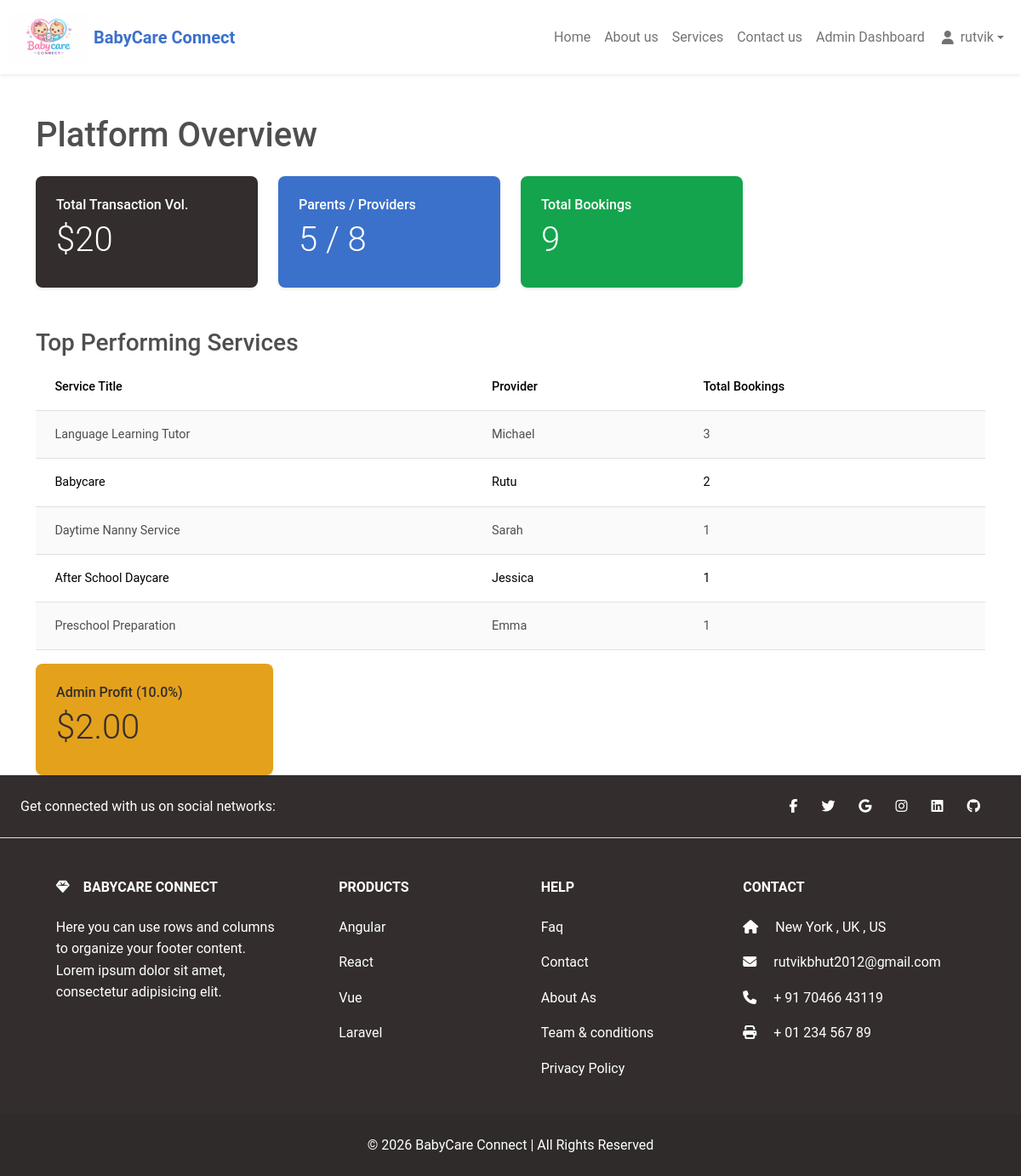
The page /admin-stats/ (signed in) on the database its author committed.
### babycareapp/models.py (models this page shows, shortened)
class User(AbstractUser):
    IS_PARENT = 'parent'
    IS_PROVIDER = 'provider'
    IS_ADMIN = 'admin'
    ROLE_CHOICES = [
        (IS_PARENT, 'Parent'),
        (IS_PROVIDER, 'Childcare Provider'),
        (IS_ADMIN, 'Admin'),
    ]
    email = models.EmailField(unique=True)
    role = models.CharField(max_length=10, choices=ROLE_CHOICES, default=IS_PARENT)
    phone_number = models.CharField(max_length=15, blank=True)
    address = models.TextField(blank=True)
    last_activity = models.DateTimeField(null=True, blank=True)
    is_typing = models.BooleanField(default=False)
    typing_to = models.IntegerField(null=True, blank=True)
    USERNAME_FIELD = 'email'
    REQUIRED_FIELDS = ['username']

class Service(models.Model):
    provider = models.ForeignKey(
        settings.AUTH_USER_MODEL,
        on_delete=models.CASCADE,
        limit_choices_to={'role': 'provider'}
    )
    image = models.ImageField(upload_to='service_images/', null=True, blank=True)
    title = models.CharField(max_length=200) # e.g., "Full-time Nanny"
    description = models.TextField(blank=True, null=True)
    hourly_rate = models.DecimalField(max_digits=10, decimal_places=2)
    location = models.CharField(max_length=255)
    is_available = models.BooleanField(default=True)
    created_at = models.DateTimeField(auto_now_add=True)

### babycareapp/views.py (the view)
# urls.py: path('admin-stats/', views.admin_dashboard, name='admin_dashboard'),
@user_passes_test(lambda u: hasattr(u, 'role') and u.role == 'admin')
def admin_dashboard(request):
    total_parents = User.objects.filter(role='parent').count()
    total_providers = User.objects.filter(role='provider').count()
    total_admins = User.objects.filter(role='admin').count()
    total_bookings = Booking.objects.count()
    pending_bookings = Booking.objects.filter(status='pending').count()
    confirmed_bookings = Booking.objects.filter(status='confirmed').count()
    paid_bookings = Booking.objects.filter(status='paid').count()
    total_revenue = Booking.objects.filter(status='paid').aggregate(
        total=Sum('service__hourly_rate')
    )['total'] or 0
    top_services = Service.objects.annotate(
        num_bookings=Count('booking')
    ).order_by('-num_bookings')[:5]
    total_volume = Booking.objects.filter(status='paid').aggregate(
        total=Sum('service__hourly_rate')
    )['total'] or 0
    commission_rate = 0.10
    total_profit = float(total_volume) * commission_rate
    return render(request, 'babycareapp/admin_dashboard.html', {
        'total_parents': total_parents,
        'total_providers': total_providers,
        'total_admins': total_admins,
        'total_bookings': total_bookings,
        'pending_bookings': pending_bookings,
        'confirmed_bookings': confirmed_bookings,
        'paid_bookings': paid_bookings,
        'total_revenue': total_revenue,
        'top_services': top_services,
        'total_volume': total_volume,
        'total_profit': total_profit,
        'commission_percent': commission_rate * 100
    })

### babycareapp/context_processors.py (called while the page is built)
def unread_messages(request):
    if request.user.is_authenticated:
        count = Message.objects.filter(receiver=request.user, is_read=False).count()
        return {'unread_count': count}
    return {'unread_count': 0}

### babycareapp/templates/babycareapp/admin_dashboard.html (shortened to what this page needs)
{% extends "babycareapp/nav.html" %}
{% block content %}
<!DOCTYPE html>
<html lang="en">
<head>
</head>
<body>
    <div class="container mt-5">
    <h1 class="mb-4">Platform Overview</h1>
    <div class="row g-4">
        <div class="col-md-3">
            <div class="card bg-dark text-white shadow-sm">
                <div class="card-body">
                    <h6>Total Transaction Vol.</h6>
                    <h2 class="display-6">${{ total_revenue }}</h2>
                </div>
            </div>
        </div>
        <div class="col-md-3">
            <div class="card bg-primary text-white shadow-sm">
                <div class="card-body">
                    <h6>Parents / Providers</h6>
                    <h2 class="display-6">{{ total_parents }} / {{ total_providers }}</h2>
                </div>
            </div>
        </div>
        <div class="col-md-3">
            <div class="card bg-success text-white shadow-sm">
                <div class="card-body">
                    <h6>Total Bookings</h6>
                    <h2 class="display-6">{{ total_bookings }}</h2>
                </div>
            </div>
        </div>
    </div>
    <div class="mt-5">
        <h3>Top Performing Services</h3>
        <table class="table table-striped">
            <thead>
                <tr>
                    <th>Service Title</th>
                    <th>Provider</th>
                    <th>Total Bookings</th>
                </tr>
            </thead>
            <tbody>
                {% for service in top_services %}
                <tr>
                    <td>{{ service.title }}</td>
                    <td>{{ service.provider.first_name }}</td>
                    <td>{{ service.num_bookings }}</td>
                </tr>
                {% endfor %}
            </tbody>
        </table>
    </div>
    <div class="col-md-3">
    <div class="card bg-warning text-dark shadow-sm">
        <div class="card-body">
            <h6>Admin Profit ({{ commission_percent }}%)</h6>
            <h2 class="display-6">${{ total_profit|floatformat:2 }}</h2>
        </div>
    </div>
</div>
</div>
</body>
</html>
{% endblock content %}

### babycareapp/templates/babycareapp/nav.html (shortened to what this page needs)
{% load static %}
<!DOCTYPE html>
<html lang="en">
<head>
    <link href="https://cdn.jsdelivr.net/npm/bootstrap@5.3.2/dist/css/bootstrap.min.css" rel="stylesheet">
    <link rel="stylesheet" href="path/to/font-awesome/css/font-awesome.min.css">
     <link rel="stylesheet" href="https://cdnjs.cloudflare.com/ajax/libs/font-awesome/4.7.0/css/font-awesome.min.css">
      <link rel="stylesheet" href="https://cdnjs.cloudflare.com/ajax/libs/font-awesome/6.5.1/css/all.min.css">
      <link rel="stylesheet"
      href="https://cdnjs.cloudflare.com/ajax/libs/font-awesome/6.5.1/css/all.min.css">
        <link
  href="https://cdnjs.cloudflare.com/ajax/libs/mdb-ui-kit/6.4.2/mdb.min.css"
  rel="stylesheet"
/>
</head>
<body>
<nav class="navbar navbar-expand-lg navbar-light bg-white sticky-top shadow-sm">
    <div class="container-fluid">
        <a class="navbar-brand d-flex align-items-center" href="{% url 'home' %}">
            <img src="{% static 'images/logo.png' %}" alt="BabyCare Connect Logo" height="60" class="d-inline-block align-top me-2">
            <span class="fw-bold text-primary d-none d-sm-block">BabyCare Connect</span>
        </a>
        <div class="collapse navbar-collapse" id="navMenu">
            <ul class="navbar-nav ms-auto">
                {% if request.resolver_match.url_name == 'home' or request.resolver_match.url_name == 'user_profile' %}
                <li class="nav-item"><a class="nav-link active disabled" href="#">Home</a></li>
                <li class="nav-item"><a class="nav-link" href="{% url "about" %}">About us</a></li>
                {% else %}
                <li class="nav-item"><a class="nav-link" href="{% url "home" %}">Home</a></li>
                <li class="nav-item"><a class="nav-link" href="{% url "about" %}">About us</a></li>
                {% endif %}
                {% if request.user.is_authenticated %}
                <li class="nav-item"><a class="nav-link" href="{% url "service_list" %}">Services</a></li>
                <li class="nav-item"><a class="nav-link" href="{% url "contact" %}">Contact us</a></li>
                {% if request.user.role == 'provider' %}
                <li class="nav-item"><a class="nav-link" href="{% url "provider_dashboard" %}">Dashboard</a></li>
                <li class="nav-item"><a class="nav-link" href="{% url "inbox" %}">Messages</a></li>
                {% elif request.user.role == 'parent' %}
                <li class="nav-item"><a class="nav-link" href="{% url "parent_bookings" %}">My Bookings</a></li>
                <li class="nav-item"><a class="nav-link" href="{% url "inbox" %}">Messages</a></li>
                {% elif request.user.role == 'admin' %}
                <li class="nav-item"><a class="nav-link" href="{% url "admin_dashboard" %}">Admin Dashboard</a></li>
                {% endif %}
                {% else %}
                <li class="nav-item"><a class="nav-link" href="{% url "contact" %}">Contact us</a></li>
                {% endif %}
                {% if request.user.is_authenticated %}
                <li class="nav-item dropdown">
                  <a class="nav-link dropdown-toggle d-flex align-items-center" href="#" id="navbarDropdownMenuLink" role="button" data-bs-toggle="dropdown" aria-expanded="false">
                    <i class="fas fa-user mx-1"></i>
                    <span class="ms-1">
                        {% if request.user.first_name %}
                            {{ request.user.first_name }}
                        {% else %}
                            {{ request.user.email|truncatechars:20 }}
                        {% endif %}
                    </span>
                  </a>
                </li>
                {% else %}
                <li class="nav-item"><a class="nav-link btn btn-baby-blue text-white px-4 mx-1" href="{% url "login" %}">Login</a></li>
                <li class="nav-item"><a class="nav-link btn btn-baby-pink text-white px-4 mx-1" href="{% url 'register' %}">Register</a></li>
                {% endif %}
            </ul>
        </div>
    </div>
</nav>
{% block content %}
{% endblock content %}
<footer class="text-center text-lg-start bg-dark text-white ">
  <section class="d-flex justify-content-center justify-content-lg-between p-4 border-bottom ">
    <div class="me-5 d-none d-lg-block">
      <span>Get connected with us on social networks:</span>
    </div>
    <div>
      <a href="" class="me-4 text-reset">
        <i class="fab fa-facebook-f"></i>
      </a>
      <a href="" class="me-4 text-reset">
        <i class="fab fa-twitter"></i>
      </a>
      <a href="" class="me-4 text-reset">
        <i class="fab fa-google"></i>
      </a>
      <a href="" class="me-4 text-reset">
        <i class="fab fa-instagram"></i>
      </a>
      <a href="" class="me-4 text-reset">
        <i class="fab fa-linkedin"></i>
      </a>
      <a href="" class="me-4 text-reset">
        <i class="fab fa-github"></i>
      </a>
    </div>
  </section>
  <section class="">
    <div class="container text-center text-md-start mt-5">
      <div class="row mt-3">
        <div class="col-md-3 col-lg-4 col-xl-3 mx-auto mb-4">
          <h6 class="text-uppercase fw-bold mb-4">
            <i class="fas fa-gem me-3"></i>BabyCare Connect
          </h6>
          <p>
            Here you can use rows and columns to organize your footer content. Lorem ipsum
            dolor sit amet, consectetur adipisicing elit.
          </p>
        </div>
        <div class="col-md-2 col-lg-2 col-xl-2 mx-auto mb-4">
          <h6 class="text-uppercase fw-bold mb-4">
            Products
          </h6>
          <p>
            <a href="#!" class="text-reset">Angular</a>
          </p>
          <p>
            <a href="#!" class="text-reset">React</a>
          </p>
          <p>
            <a href="#!" class="text-reset">Vue</a>
          </p>
          <p>
            <a href="#!" class="text-reset">Laravel</a>
          </p>
        </div>
        <div class="col-md-3 col-lg-2 col-xl-2 mx-auto mb-4">
          <h6 class="text-uppercase fw-bold mb-4">
            Help
          </h6>
          <p>
            <a href="#!" class="text-reset">Faq</a>
          </p>
          <p>
            <a href="{% url "contact" %}" class="text-reset">Contact</a>
          </p>
          <p>
            <a href="{% url "about" %}" class="text-reset">About As</a>
          </p>
          <p>
            <a href="#!" class="text-reset">Team & conditions</a>
          </p>
          <p>
            <a href="#!" class="text-reset">Privacy Policy</a>
          </p>
        </div>
        <div class="col-md-4 col-lg-3 col-xl-3 mx-auto mb-md-0 mb-4">
          <h6 class="text-uppercase fw-bold mb-4">Contact</h6>
          <p><i class="fas fa-home me-3"></i> New York , UK , US</p>
          <p>
            <i class="fas fa-envelope me-3"></i>
            rutvikbhut2012@gmail.com
          </p>
          <p><i class="fas fa-phone me-3"></i> + 91 70466 43119</p>
          <p><i class="fas fa-print me-3"></i> + 01 234 567 89</p>
        </div>
      </div>
    </div>
  </section>
  <div class="text-center p-4" style="background-color: rgba(0, 0, 0, 0.05);">
    © 2026 BabyCare Connect | All Rights Reserved
  </div>
</footer>
</body>
</html>

### rows shown on the page
User: user.first_name "rutvik"
Service: title "Language Learning Tutor", provider.first_name "Michael", num_bookings "3"
Service: title "Babycare", provider.first_name "Rutu", num_bookings "2"
Service: title "Daytime Nanny Service", provider.first_name "Sarah", num_bookings "1"
Service: title "After School Daycare", provider.first_name "Jessica", num_bookings "1"
Service: title "Preschool Preparation", provider.first_name "Emma", num_bookings "1"

### other values the page prints
{{ total_revenue }} "20"
{{ total_parents }} "5"
{{ total_providers }} "8"
{{ total_bookings }} "9"
{{ commission_percent }} "10.0"
{{ total_profit|floatformat:2 }} "2.00"
